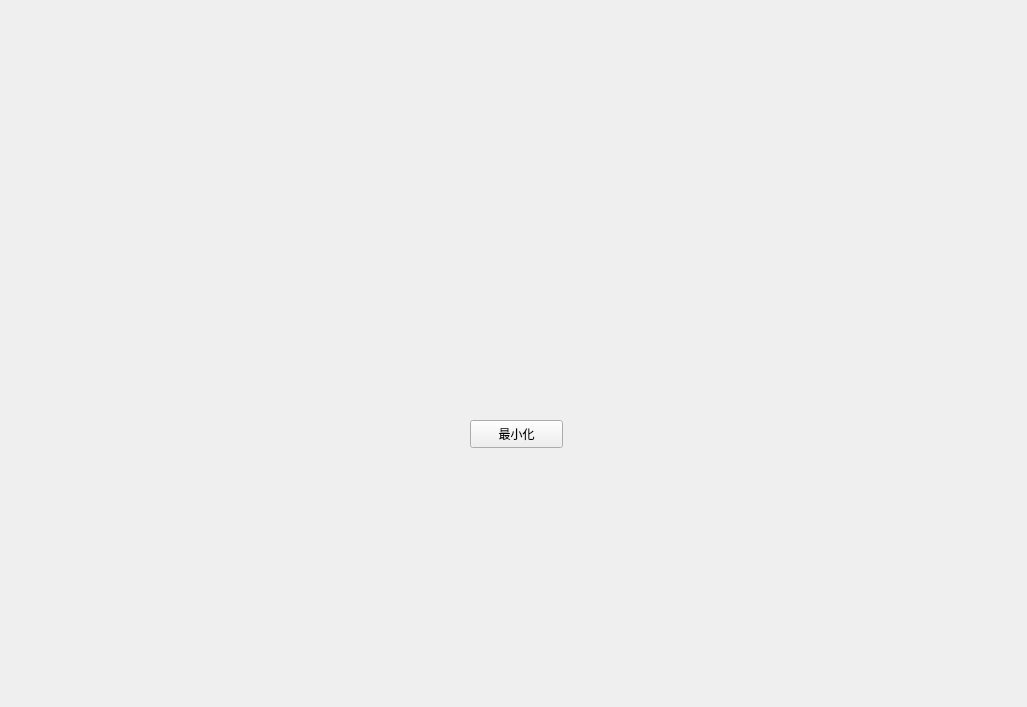
<?xml version="1.0" encoding="UTF-8"?>
<ui version="4.0">
 <class>Widget</class>
 <widget class="QWidget" name="Widget">
  <property name="geometry">
   <rect>
    <x>0</x>
    <y>0</y>
    <width>1027</width>
    <height>707</height>
   </rect>
  </property>
  <property name="minimumSize">
   <size>
    <width>0</width>
    <height>0</height>
   </size>
  </property>
  <property name="maximumSize">
   <size>
    <width>1920</width>
    <height>1030</height>
   </size>
  </property>
  <property name="font">
   <font>
    <family>Microsoft YaHei</family>
   </font>
  </property>
  <property name="windowTitle">
   <string>Widget</string>
  </property>
  <widget class="QPushButton" name="pushButton_2">
   <property name="geometry">
    <rect>
     <x>470</x>
     <y>420</y>
     <width>93</width>
     <height>28</height>
    </rect>
   </property>
   <property name="font">
    <font>
     <family>Calibri</family>
    </font>
   </property>
   <property name="focusPolicy">
    <enum>Qt::NoFocus</enum>
   </property>
   <property name="text">
    <string>最小化</string>
   </property>
  </widget>
 </widget>
 <layoutdefault spacing="6" margin="11"/>
 <resources/>
 <connections/>
</ui>
